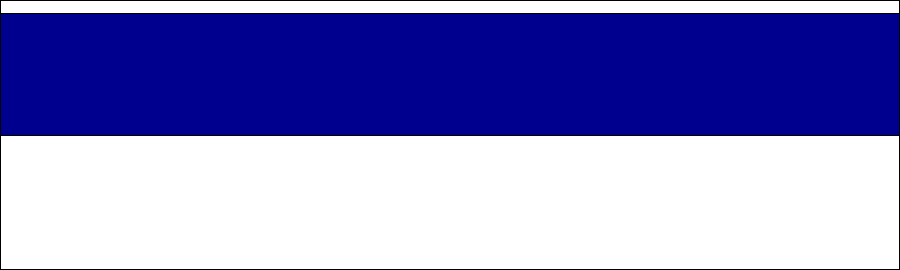
%> input picture fig/cloak1/a.png, 900 x 270 px
$ octave --eval "cloak_results;"   (GNU Octave 9; MATLAB toolbox functions it lacks are replaced by stand-ins)
%> lines starting %> are read from the running program, lines starting %| are printed output that depends on the picture
### ob1_plot.m
function ob1_plot(dims, varargin)
%> called with dims = [160 80]
% A simple function for plotting multiple fields.

N = length(varargin);

f = factor(N);
f = f(end:-1:1);
n = length(f);

xx = prod(f(1:2:n));
yy = prod(f(2:2:n));

for k = 1 : N
    v = varargin{k};
    if (dims(2) > dims(1))
        subplot(yy, xx, k); % Horizontal preference.
    else
        subplot(xx, yy, k); % Vertical preference.
    end
    imagesc(real(reshape(v{2}, dims))', 1 * max(abs(v{2}(:)) + eps) * [-1 1]);
    title(v{1});
    axis equal tight;
    set(gca, 'Ydir', 'normal');
end
colormap('jet');
drawnow

### simulate.m
function [eff, eps, Ex, Ey, Hz] = simulate(spec, eps, dims)
% [EFF, EPS, EX, EY, HZ] = SIMULATE(SPEC, EPS, DIMS)
%
% Description
%     Simulates the design and determines the performance.
%
% Inputs
%     SPEC: Structure.
%         This is the specification of the problem, as obtained from SETUP().
%
%     EPS: 2-d array.
%         The permittivity values of the design to be simulated.
%
%     DIMS: 2-element vector.
%         The size of the simulation in the x- and y- directions respectively.
%         These values should be considerable larger than size(EPS).
%
% Outputs
%     EFF : Non-negative scalar.
%         Conversion efficiency from input to output mode. EFF is calculated by
%         first exciting an unbroken waveguide and measuring its power output.
%         This number is then taken as the input power for the actual
%         simulation, where the coupler device is used.
%
%     EPS, EX, EY, HZ: 2-d arrays.
%         Simulation values of the 2D TE fields. The fields will be of size
%         DIMS. Perfectly-matched layers (PML) absorbing boundaries are used
%         in the simulation, but the field values are excluded from the
%         EPS, EX, EY, and HZ output values.


    %
    % Determine epsilon for the simulation.
    %

% Number of extra cells to add to eps.
if strcmp(spec.bc, 'per') % Override for periodic case.
    dims(2) = size(eps, 2);
end
pad = [ floor((dims(1) - size(eps, 1))/2), ...
        ceil((dims(1) - size(eps, 1))/2), ...
        floor((dims(2) - size(eps, 2))/2), ...
        ceil((dims(2) - size(eps, 2))/2)];
x_out = round(dims(1)-pad(2)/2+1) : dims(1);
y_out = pad(3)+1 : dims(2)-pad(4);

eps = ob1_pad_eps(eps, pad);


    %
    % Determine input power by solving a structure with only an input
    % waveguide.
    %

[Ex, Ey, Hz] = ob1_fdfd(spec.omega, repmat(eps(1,:), size(eps,1), 1), spec.in, spec.bc);

ob1_plot(size(eps), {'\epsilon', eps}, {'|Hz|', abs(Hz)}, {'Re(Hz)', real(Hz)});
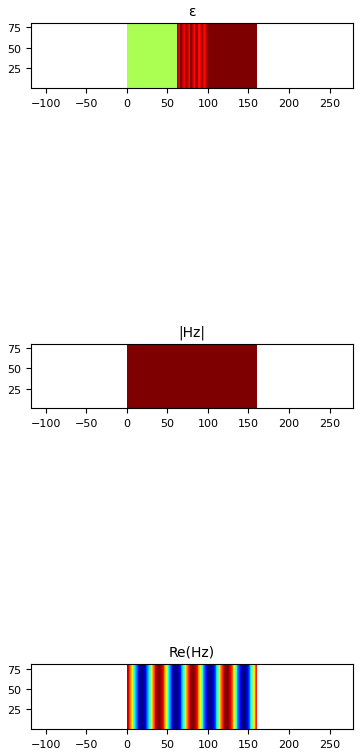
%> figure redrawn from the program's plot data, 3 panels
P_in = ob1_calc_power(Ey(x_out,y_out), Hz(x_out,y_out), spec.in);


    %
    % Calculate output power for the structure (and actual output mode).
    %

[Ex, Ey, Hz] = ob1_fdfd(spec.omega, eps, spec.in, spec.bc);
[P_out, err, filtered_percent] = ...
    ob1_calc_power(Ey(x_out,y_out), Hz(x_out,y_out), spec.out);


    %
    % Print and plot results.
    %

eff = P_out / P_in;
fprintf('P_in: %1.3e \nP_out: %1.3e \neff: %1.3f%%\n', ...
    P_in, P_out, 100 * eff);

ob1_plot(dims, {'\epsilon', eps}, {'|Hz|', abs(Hz)}, {'Re(Hz)', real(Hz)});
% ob1_plot(size(Hz), {'|Hz|', abs(Hz)}, {'Re(Hz)', real(Hz)});

% The following commands may be used (uncommented) in order to plot more
% field information.

% % Plot all fields.
% figure(2);
% ob1_plot(dims, ...
%     {'Re(Ex)', real(Ex)}, {'Re(Ey)', real(Ey)}, {'Re(Hz)', real(Hz)}, ...
%     {'Im(Ex)', imag(Ex)}, {'Im(Ey)', imag(Ey)}, {'Im(Hz)', imag(Hz)}, ...
%     {'|Ex|', abs(Ex)}, {'|Ey|', abs(Ey)}, {'|Hz|', abs(Hz)});
%
% % Plot absolute value of all three fields.
% figure(3);
% ob1_plot(dims, {'|Ex|', abs(Ex)}, {'|Ey|', abs(Ey)}, {'|Hz|', abs(Hz)});

### ob1_calc_power.m
function [Pout, err, filtered_percent] = ob1_calc_power(E, H, mode)
% Description
%     Calculate power in an output mode. Assumes that all the power in the
%     mode is propagating to the right (no reflections).

dims = size(E);


    %
    % Obtain magnitude of mode in both E and H fields.
    %

Pout_0 = mean(sum(real(conj(E) .* H), 2)); % Calculate power in output mode.

E = my_project(mode.Ey, E); % Eliminate other modes from output field.
H = my_project(mode.Hz, H);

Pout = sum(real(conj(E) .* H), 2); % Calculate power in output mode.
err = std(Pout); % Calculate error.
Pout = mean(Pout);
filtered_percent = Pout / Pout_0;

function [f] = my_project(ref, field)
% Project y onto x.

my_dot = @(x, y) dot(y(:), x(:)/norm(x(:))) * x(:) / norm(x(:));

for k = 1 : size(field, 1)
    f(k,:) = my_dot(ref, field(k,:));
end

### ob1_area_plot.m
function ob1_area_plot(z, filename, varargin)
%> called with filename = 'fig/cloak1/a'
% Normalized area plot.
h = area(1:length(z), z./max(abs(z)));
% set(h, 'FaceColor', [255 194 0]./256); % Tangerine.

if isempty(varargin)
    axis([1 length(z) -3 3]);
elseif strcmp(varargin{1}, 'pos') % Only positive values to be plotted.
    axis([1 length(z) -2 3]);
else
    error('Invalid option.');
end

set(gca, 'ytick', []); % No ticks wanted.
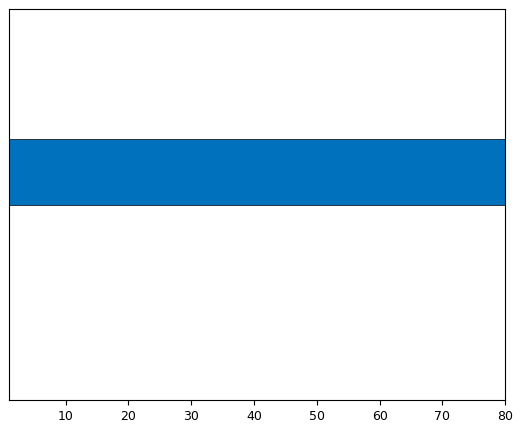
%> figure redrawn from the program's plot data
print(gcf, '-dpng', '-r150', [filename]); % Save image.
[im] = imread([filename, '.png']); % Reload image.
%> im is the input picture: size 270x900x3 uint8; mean R, G, B 136.6, 136.6, 200.6
%> the run ends on the next line
im = my_add_border(im(300:569,160:1059,:), 0); % Crop and add border.
imwrite(uint8(im), [filename, '.png'], 'png'); % Save.

% [4 lines left out: function my_add_border, not called in this run]

### ob1_fdfd.m
function [Ex, Ey, Hz] = ob1_fdfd(omega, eps, in, bc)
%
% Description
%     Solve a FDFD (finite-difference, frequency-domain) problem, using the
%     input mode as the source term.
%
%     OB1_FDFD actually expands the structure in order to add absorbing
%     boundary layers (pml), simulates the structure by sourcing it from
%     within the pml, and then truncates the solution so the user does not
%     see the absorbing pml region.
%
%     Note that a time dependence of exp(-i * omega * t) is assumed for all
%     fields.

t_pml = 20;

% Expand eps to include room for the pml padding
side_pad = t_pml+4;
if strcmp(bc, 'pml')
    eps = ob1_pad_eps(eps, side_pad * [1 1 1 1]);
elseif strcmp(bc, 'per')
    eps = ob1_pad_eps(eps, side_pad * [1 1 0 0]);
end
dims = size(eps); % New size of the structure.
[eps_x, eps_y] = ob1_interp_eps(eps); % Obtain x- and y- components of eps.


    %
    % Form the system matrix which will be solved.
    %

    %
    % Determine the input excitation.
    %

b = zeros(dims); % Input excitation, equivalent to magnetic current source.
in_pos = t_pml+2; % Cannot be 1, because eps interpolation wreaks havoc at border.

% For one-way excitation in the forward (to the right) direction,
% we simple cancel out excitation in the backward (left) direction.
if strcmp(bc, 'pml')
    b_pad = [floor((dims(2) - length(in.Hz))/2), ...
            ceil((dims(2) - length(in.Hz))/2)];
elseif strcmp(bc, 'per')
    b_pad = [0 0];
end
b(in_pos+1, b_pad(1)+1:end-b_pad(2)) = in.Hz;
b(in_pos, b_pad(1)+1:end-b_pad(2)) = -in.Hz * exp(i * in.beta);

b = b ./ eps_y; % Convert from field to current source.

% Solve.
[Ex, Ey, Hz] = ob1_fdfd_adv(omega, {eps_x, eps_y}, ones(dims), reshape(b, dims), bc, t_pml);

% Cut off the pml parts.
if strcmp(bc, 'pml')
    Ex = Ex(side_pad+1:end-side_pad, side_pad+1:end-side_pad);
    Ey = Ey(side_pad+1:end-side_pad, side_pad+1:end-side_pad);
    Hz = Hz(side_pad+1:end-side_pad, side_pad+1:end-side_pad);
elseif strcmp(bc, 'per')
    Ex = Ex(side_pad+1:end-side_pad, :);
    Ey = Ey(side_pad+1:end-side_pad, :);
    Hz = Hz(side_pad+1:end-side_pad, :);
end

### ob1_pad_eps.m
function [eps] = ob1_pad_eps(eps, pad)

% Expand eps to the full simulation size.
eps = cat(1, repmat(eps(1,:), pad(1), 1), eps, repmat(eps(end,:), pad(2), 1));
eps = cat(2, repmat(eps(:,1), 1, pad(3)), eps, repmat(eps(:,end), 1, pad(4)));

### ob1_interp_eps.m
function [eps_x, eps_y] = ob1_interp_eps(eps)
% Interpolate eps.
%
% We actually interpolate the inverse of eps since this is what occurs in
% the SOLVE() function.
%
% Lastly, we wrap-around (assume periodic boundary conditions).

eps_x = (0.5 * (eps.^-1 + eps([2:end, 1], :).^-1)).^-1;
eps_y = (0.5 * (eps.^-1 + eps(:, [2:end, 1]).^-1)).^-1;

### ob1_fdfd_adv.m
function [Ex, Ey, Hz] = ob1_fdfd_adv(omega, eps, mu, input_exc, bc, t_pml, varargin)
%
% Description
%     Solve a FDFD (finite-difference, frequency-domain) problem, using the
%     input mode as the source term.
%
%     OB1_FDFD actually expands the structure in order to add absorbing
%     boundary layers (pml), simulates the structure by sourcing it from
%     within the pml, and then truncates the solution so the user does not
%     see the absorbing pml region.
%
%     Note that a time dependence of exp(-i * omega * t) is assumed for all
%     fields.

dims = size(mu);

    %
    % Form the system matrix which will be solved.
    %

% Shortcut to form a derivative matrix.
S = @(sx, sy) ob1_shift_matrix(dims, -[sx sy]);

% Hard-coded parameters for the pml.
sigma_pml = 1 / omega; % Strength of pml.
exp_pml = 2.5; % Exponential spatial increase in pml strength.


% Helper function to create stretched-coordinate PML absorbing layers.
scx = @(sx, sy) ob1_stretched_coords(dims, [1 dims(1)+0.5], [sx, sy], ...
    'x', t_pml, sigma_pml, exp_pml);
scy = @(sx, sy) ob1_stretched_coords(dims, [1 dims(2)+0.5], [sx, sy], ...
    'y', t_pml, sigma_pml, exp_pml);


% Define the curl operators as applied to E and H, respectively.
if strcmp(bc, 'pml')
    Ecurl = [scy(.5,.5)*-(S(0,1)-S(0,0)), scx(.5,.5)*(S(1,0)-S(0,0))];
    Hcurl = [scy(.5,0)*(S(0,0)-S(0,-1));  scx(0,.5)*-(S(0,0)-S(-1,0))];
elseif strcmp(bc, 'per')
    Ecurl = [-(S(0,1)-S(0,0)), scx(.5,.5)*(S(1,0)-S(0,0))];
    Hcurl = [(S(0,0)-S(0,-1));  scx(0,.5)*-(S(0,0)-S(-1,0))];
end

% Diagonal matrix for 1/epsilon.
inv_eps = spdiags([eps{1}(:).^-1; eps{2}(:).^-1], 0, 2*prod(dims), 2*prod(dims));
mu = spdiags(mu(:), 0, prod(dims), prod(dims));

% This is the matrix that we will solve.
A = Ecurl * inv_eps * Hcurl - omega^2 * mu;


    %
    % Determine the input excitation.
    %

b = input_exc(:); % Vectorize.

    %
    % Advanced "forcing" option.
    %

if ~isempty(varargin)
    if strcmp(varargin{1}, 'force')
        ind = (b == 0); % Find where the current sources are.
        A = spdiags(ind, 0, length(ind), length(ind)) * A; % Eliminate those rows.
        A = A + spdiags(~ind, 0, length(ind), length(ind)); % Insert 1 in the "forced" rows.
    else
        error('Invalid option.');
    end
end


    %
    % Solve.
    %

Hz = A \ b; % This should be using sparse matrix factorization.

E = (i/omega) * inv_eps * Hcurl * Hz; % Obtain E-fields.

% Reshape and extract all three fields.
Ex = reshape(E(1:prod(dims)), dims);
Ey = reshape(E(prod(dims)+1:end), dims);
Hz = reshape(Hz, dims);

### ob1_shift_matrix.m
function [A] = ob1_shift_matrix(dims, shift)
% A = OB1_SHIFT_MATRIX(DIMS, SHIFT)
%
% Description
%     Create a matrix that will shift the values of a vector, where the vector
%     represents a 2D grid of values. Assumes periodic/circular boundary
%     conditions.
%
% Inputs
%     DIMS: 2-element vector of positive integers.
%         DIMS = [XX YY], where XX and YY are the number of grid points in the
%         horizontal and vertical directions, respectively, of a grid of values
%         in vector form.
%
%     SHIFT: 2-element vector of integers.
%         SHIFT consists of [SX SY], where SX is the horizontal shift and SY
%         is the vertical shift. Positive values shift downwards and to the
%         right, while negative values shift upwards and to the left.
%
% Outputs
%     A: Sparse matrix.
%         Sparse matrix that will perform the shift.


N = prod(dims); % Final matrix will be NxN.


    %
    % Matrix with place-holder values.
    %

A = reshape(1:N, dims);


    %
    % Shift in the horizontal (x) direction.
    %

if (shift(1) > 0)
    A = [A(end-shift(1)+1:end,:); A(1:end-shift(1),:)];
elseif (shift(1) < 0)
    A = [A(-shift(1)+1:end,:); A(1:-shift(1),:)];
end


    %
    % Shift in the vertical (y) direction.
    %

if (shift(2) > 0)
    A = [A(:,end-shift(2)+1:end), A(:,1:end-shift(2))];
elseif (shift(2) < 0)
    A = [A(:,-shift(2)+1:end), A(:,1:-shift(2))];
end


    %
    % Now form the actual, sparse shifting matrix.
    %

A = sparse(1:N, A(:), ones(1, N), N, N);

### ob1_stretched_coords.m
function [A] = stretched_coords(dims, end_pos, shift, dir, thickness, ...
    sigma, order)
% Determine the coefficient at each grid point needed to implement the
% stretched-coordinate pml boundary conditions.


    %
    % Find the position of each point relative to the PML interface.
    %

switch dir
    case 'x'
        pos = layer_num([1:dims(1)]+shift(1), end_pos, thickness);
        A = repmat(pos', 1, dims(2));
    case 'y'
        pos = layer_num([1:dims(2)]+shift(2), end_pos, thickness);
        A = repmat(pos, dims(1), 1);
    otherwise
        error('Invalid DIR.');
end


    %
    % Determine sigma values.
    %

A = (ones(dims) + i * sigma * (A/thickness).^order).^-1;
A = spdiags(A(:), 0, prod(dims), prod(dims));


function [pos] = layer_num(z, end_pos, thickness)
% Calculate the position of each layer relative to the beginning of the PML.
pos = thickness - min(cat(3, [z-end_pos(1)], [end_pos(2)-z]), [], 3);
pos = pos .* (pos > 0);

### cloak_results.m
function cloak_results()
    dims = [60 100]; % Dimensions of all the couplers.
    eps_init = 9.0; % Initial value of epsilon within design area.
    eps_lims = [1 12.25]; % Limited range of epsilon.
    num_iters = 400; % Number of iterations to run the design optimization for.

% [8 lines of commented-out code are left out]

    results = load('precomp_cloak_results.mat', 'eps', 'specs');
    specs = results.specs;
    eps = results.eps;

% Add empty ball and channel results.
kill_pos = @(z) z .* (z < 0) + 1 * (z >= 0);
specs = [specs, {specs{2}}, {specs{5}}];
eps = [eps, {kill_pos(eps{2})}, {kill_pos(eps{5})}];
% Generate the figures.
try
    system('mkdir fig');
end
for k = 1 : length(specs)
    basename = ['fig/cloak', num2str(k), '/'];
    try
        system(['mkdir ', basename]);
    end
    fprintf('\n\nGenerating plots used for result #%d...\n===\n', k);

    fprintf('Simulation results:\n'); % Simulate.
    [eff(k), eps_sim, Ex, Ey, Hz] = simulate(specs{k}, eps{k}, [160 100]);

    % fprintf('\nInput/output mode profiles (figure 1)...\n');
    figure(1); subplot 111; % Generate image files.
    ob1_area_plot(specs{k}.in.Hz, [basename, 'a']);
    ob1_area_plot(specs{k}.out.Hz, [basename, 'b']);
    figure(1); % Plot images for user.
    ob1_plot_images({[basename, 'a.png'], 'Input mode (Hz)'}, ...
                   {[basename, 'b.png'], 'Output mode (Hz)'});

    % fprintf('\nDesign results (figure 2)...\n');
    figure(2); subplot 111; % Generate image files.
    if (min(eps{k}(:)) < 0) % Custom colormap if we have metallic devices.
        cmap = flipud([colormap('bone'); flipud(fliplr(colormap('bone')))]);


        min_eps = -2; % Override.
        max_eps = 12.25; % Override.

        % Ratio (centers around 1).
        r = (abs(min_eps) + 1) / (max_eps - 1);
        n = size(cmap, 1);
        ind = round(n/2 * (1 - r))+2;
        cmap = interp1(cmap, ind:(n-ind)/64:n);
    else
        min_eps = min(eps{k}(:));
        max_eps = max(eps{k}(:));
        cmap = flipud(colormap('bone'));
    end
    c = 3; % Controls the color range.
    ob1_imagesc(eps_sim, cmap, ...
        [min_eps, max_eps], [basename, 'c']);
    ob1_imagesc(abs(Hz), colormap('hot'), ...
        c * mean(max(max(abs(Hz(1:20,:))))) * [0 1], [basename, 'd']);
    ob1_imagesc(real(Hz), colormap('jet'), ...
        c * mean(max(max(abs(real(Hz(1:20,:)))))) * [-1 1], [basename, 'e']);
    figure(2); % Plot images for user.
    ob1_plot_images({[basename, 'c.png'], 'Relative permittivity'}, ...
                   {[basename, 'd.png'], '|Hz| (simulation)'}, ...
                   {[basename, 'e.png'], 'Re(Hz) (simulation)'});

    fprintf('\nPress enter to continue...\n'); pause; % Wait for user.
end


% [57 lines left out: functions create_specs, my_circle, not called in this run]
